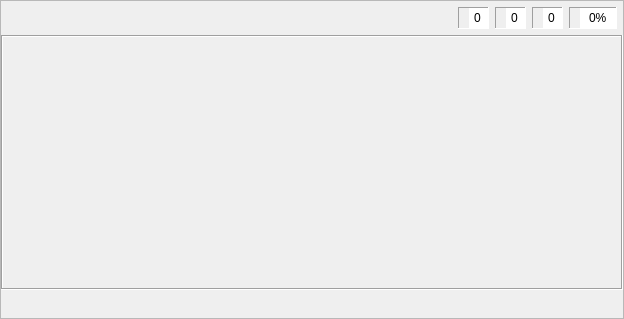
<?xml version="1.0" encoding="UTF-8"?>
<ui version="4.0">
 <class>ekzerco1</class>
 <widget class="QFrame" name="ekzerco1">
  <property name="geometry">
   <rect>
    <x>0</x>
    <y>0</y>
    <width>624</width>
    <height>319</height>
   </rect>
  </property>
  <property name="windowTitle">
   <string>Frame</string>
  </property>
  <property name="frameShape">
   <enum>QFrame::StyledPanel</enum>
  </property>
  <property name="frameShadow">
   <enum>QFrame::Raised</enum>
  </property>
  <property name="tipo" stdset="0">
   <string>markebla</string>
  </property>
  <layout class="QVBoxLayout" name="verticalLayout">
   <property name="leftMargin">
    <number>0</number>
   </property>
   <property name="topMargin">
    <number>0</number>
   </property>
   <property name="rightMargin">
    <number>0</number>
   </property>
   <property name="bottomMargin">
    <number>0</number>
   </property>
   <item>
    <layout class="QHBoxLayout" name="horizontalLayout_8">
     <property name="topMargin">
      <number>6</number>
     </property>
     <property name="rightMargin">
      <number>6</number>
     </property>
     <item>
      <widget class="QFrame" name="frame_10">
       <property name="minimumSize">
        <size>
         <width>0</width>
         <height>0</height>
        </size>
       </property>
       <property name="maximumSize">
        <size>
         <width>16777215</width>
         <height>16777215</height>
        </size>
       </property>
       <property name="autoFillBackground">
        <bool>false</bool>
       </property>
       <property name="frameShape">
        <enum>QFrame::NoFrame</enum>
       </property>
       <property name="frameShadow">
        <enum>QFrame::Sunken</enum>
       </property>
       <layout class="QHBoxLayout" name="horizontalLayout">
        <property name="spacing">
         <number>1</number>
        </property>
        <property name="leftMargin">
         <number>0</number>
        </property>
        <property name="topMargin">
         <number>0</number>
        </property>
        <property name="rightMargin">
         <number>0</number>
        </property>
        <property name="bottomMargin">
         <number>0</number>
        </property>
        <item>
         <widget class="QPushButton" name="BitBtn1">
          <property name="text">
           <string notr="true"/>
          </property>
          <property name="icon">
           <iconset>
            <normalon>:/ikonoj/ekzercoj/komenci.png</normalon>
            <activeon>:/ikonoj/ekzercoj/komenci-over.png</activeon>
           </iconset>
          </property>
          <property name="iconSize">
           <size>
            <width>35</width>
            <height>33</height>
           </size>
          </property>
          <property name="flat">
           <bool>true</bool>
          </property>
          <property name="tipo" stdset="0">
           <string>komenci</string>
          </property>
         </widget>
        </item>
        <item>
         <widget class="QPushButton" name="BitBtn2">
          <property name="enabled">
           <bool>false</bool>
          </property>
          <property name="text">
           <string notr="true"/>
          </property>
          <property name="icon">
           <iconset>
            <normalon>:/ikonoj/ekzercoj/halti.png</normalon>
            <activeon>:/ikonoj/ekzercoj/halti-over.png</activeon>
           </iconset>
          </property>
          <property name="iconSize">
           <size>
            <width>35</width>
            <height>33</height>
           </size>
          </property>
          <property name="flat">
           <bool>true</bool>
          </property>
          <property name="tipo" stdset="0">
           <string>halti</string>
          </property>
         </widget>
        </item>
       </layout>
      </widget>
     </item>
     <item>
      <spacer name="horizontalSpacer_10">
       <property name="orientation">
        <enum>Qt::Horizontal</enum>
       </property>
       <property name="sizeHint" stdset="0">
        <size>
         <width>13</width>
         <height>20</height>
        </size>
       </property>
      </spacer>
     </item>
     <item>
      <widget class="QFrame" name="frame_11">
       <property name="maximumSize">
        <size>
         <width>16777215</width>
         <height>31</height>
        </size>
       </property>
       <property name="autoFillBackground">
        <bool>false</bool>
       </property>
       <property name="frameShape">
        <enum>QFrame::Panel</enum>
       </property>
       <property name="frameShadow">
        <enum>QFrame::Sunken</enum>
       </property>
       <property name="tipo" stdset="0">
        <string>shilda</string>
       </property>
       <layout class="QHBoxLayout" name="horizontalLayout_3">
        <property name="spacing">
         <number>1</number>
        </property>
        <property name="leftMargin">
         <number>2</number>
        </property>
        <property name="topMargin">
         <number>0</number>
        </property>
        <property name="rightMargin">
         <number>0</number>
        </property>
        <property name="bottomMargin">
         <number>0</number>
        </property>
        <item>
         <widget class="QLabel" name="label_5">
          <property name="maximumSize">
           <size>
            <width>24</width>
            <height>24</height>
           </size>
          </property>
          <property name="text">
           <string notr="true"/>
          </property>
          <property name="pixmap">
           <pixmap resource="../resources/ikonoj.qrc">:/ikonoj/kubeto.png</pixmap>
          </property>
          <property name="scaledContents">
           <bool>true</bool>
          </property>
          <property name="alignment">
           <set>Qt::AlignCenter</set>
          </property>
         </widget>
        </item>
        <item>
         <widget class="QSpinBox" name="Placar1">
          <property name="sizePolicy">
           <sizepolicy hsizetype="Preferred" vsizetype="Preferred">
            <horstretch>0</horstretch>
            <verstretch>0</verstretch>
           </sizepolicy>
          </property>
          <property name="frame">
           <bool>false</bool>
          </property>
          <property name="alignment">
           <set>Qt::AlignCenter</set>
          </property>
          <property name="readOnly">
           <bool>true</bool>
          </property>
          <property name="buttonSymbols">
           <enum>QAbstractSpinBox::NoButtons</enum>
          </property>
          <property name="tipo" stdset="0">
           <string>shilda</string>
          </property>
         </widget>
        </item>
       </layout>
      </widget>
     </item>
     <item>
      <widget class="QFrame" name="frame_12">
       <property name="maximumSize">
        <size>
         <width>16777215</width>
         <height>31</height>
        </size>
       </property>
       <property name="autoFillBackground">
        <bool>false</bool>
       </property>
       <property name="frameShape">
        <enum>QFrame::Panel</enum>
       </property>
       <property name="frameShadow">
        <enum>QFrame::Sunken</enum>
       </property>
       <property name="tipo" stdset="0">
        <string>shilda</string>
       </property>
       <layout class="QHBoxLayout" name="horizontalLayout_4">
        <property name="spacing">
         <number>1</number>
        </property>
        <property name="leftMargin">
         <number>2</number>
        </property>
        <property name="topMargin">
         <number>0</number>
        </property>
        <property name="rightMargin">
         <number>0</number>
        </property>
        <property name="bottomMargin">
         <number>0</number>
        </property>
        <item>
         <widget class="QLabel" name="label_8">
          <property name="maximumSize">
           <size>
            <width>24</width>
            <height>24</height>
           </size>
          </property>
          <property name="text">
           <string notr="true"/>
          </property>
          <property name="pixmap">
           <pixmap resource="../resources/ikonoj.qrc">:/ikonoj/ekzercoj/bone.png</pixmap>
          </property>
          <property name="scaledContents">
           <bool>true</bool>
          </property>
          <property name="alignment">
           <set>Qt::AlignCenter</set>
          </property>
         </widget>
        </item>
        <item>
         <widget class="QSpinBox" name="Placar2">
          <property name="sizePolicy">
           <sizepolicy hsizetype="Preferred" vsizetype="Preferred">
            <horstretch>0</horstretch>
            <verstretch>0</verstretch>
           </sizepolicy>
          </property>
          <property name="frame">
           <bool>false</bool>
          </property>
          <property name="alignment">
           <set>Qt::AlignCenter</set>
          </property>
          <property name="readOnly">
           <bool>true</bool>
          </property>
          <property name="buttonSymbols">
           <enum>QAbstractSpinBox::NoButtons</enum>
          </property>
          <property name="tipo" stdset="0">
           <string>shilda</string>
          </property>
         </widget>
        </item>
       </layout>
      </widget>
     </item>
     <item>
      <widget class="QFrame" name="frame_36">
       <property name="maximumSize">
        <size>
         <width>16777215</width>
         <height>31</height>
        </size>
       </property>
       <property name="autoFillBackground">
        <bool>false</bool>
       </property>
       <property name="frameShape">
        <enum>QFrame::Panel</enum>
       </property>
       <property name="frameShadow">
        <enum>QFrame::Sunken</enum>
       </property>
       <property name="tipo" stdset="0">
        <string>shilda</string>
       </property>
       <layout class="QHBoxLayout" name="horizontalLayout_5">
        <property name="spacing">
         <number>1</number>
        </property>
        <property name="leftMargin">
         <number>2</number>
        </property>
        <property name="topMargin">
         <number>0</number>
        </property>
        <property name="rightMargin">
         <number>0</number>
        </property>
        <property name="bottomMargin">
         <number>0</number>
        </property>
        <item>
         <widget class="QLabel" name="label_9">
          <property name="minimumSize">
           <size>
            <width>0</width>
            <height>0</height>
           </size>
          </property>
          <property name="maximumSize">
           <size>
            <width>24</width>
            <height>24</height>
           </size>
          </property>
          <property name="text">
           <string notr="true"/>
          </property>
          <property name="pixmap">
           <pixmap resource="../resources/ikonoj.qrc">:/ikonoj/ekzercoj/malbone.png</pixmap>
          </property>
          <property name="scaledContents">
           <bool>true</bool>
          </property>
          <property name="alignment">
           <set>Qt::AlignCenter</set>
          </property>
         </widget>
        </item>
        <item>
         <widget class="QSpinBox" name="Placar3">
          <property name="sizePolicy">
           <sizepolicy hsizetype="Preferred" vsizetype="Preferred">
            <horstretch>0</horstretch>
            <verstretch>0</verstretch>
           </sizepolicy>
          </property>
          <property name="minimumSize">
           <size>
            <width>0</width>
            <height>0</height>
           </size>
          </property>
          <property name="frame">
           <bool>false</bool>
          </property>
          <property name="alignment">
           <set>Qt::AlignCenter</set>
          </property>
          <property name="readOnly">
           <bool>true</bool>
          </property>
          <property name="buttonSymbols">
           <enum>QAbstractSpinBox::NoButtons</enum>
          </property>
          <property name="value">
           <number>0</number>
          </property>
          <property name="tipo" stdset="0">
           <string>shilda</string>
          </property>
         </widget>
        </item>
       </layout>
      </widget>
     </item>
     <item>
      <widget class="QFrame" name="frame_37">
       <property name="maximumSize">
        <size>
         <width>16777215</width>
         <height>31</height>
        </size>
       </property>
       <property name="autoFillBackground">
        <bool>false</bool>
       </property>
       <property name="frameShape">
        <enum>QFrame::Panel</enum>
       </property>
       <property name="frameShadow">
        <enum>QFrame::Sunken</enum>
       </property>
       <property name="tipo" stdset="0">
        <string>shilda</string>
       </property>
       <layout class="QHBoxLayout" name="horizontalLayout_6">
        <property name="spacing">
         <number>1</number>
        </property>
        <property name="leftMargin">
         <number>2</number>
        </property>
        <property name="topMargin">
         <number>0</number>
        </property>
        <property name="rightMargin">
         <number>0</number>
        </property>
        <property name="bottomMargin">
         <number>0</number>
        </property>
        <item>
         <widget class="QLabel" name="label_10">
          <property name="maximumSize">
           <size>
            <width>24</width>
            <height>24</height>
           </size>
          </property>
          <property name="text">
           <string notr="true"/>
          </property>
          <property name="pixmap">
           <pixmap resource="../resources/ikonoj.qrc">:/ikonoj/kalkulilo.png</pixmap>
          </property>
          <property name="scaledContents">
           <bool>true</bool>
          </property>
          <property name="alignment">
           <set>Qt::AlignCenter</set>
          </property>
         </widget>
        </item>
        <item>
         <widget class="QSpinBox" name="Placar4">
          <property name="sizePolicy">
           <sizepolicy hsizetype="Preferred" vsizetype="Preferred">
            <horstretch>0</horstretch>
            <verstretch>0</verstretch>
           </sizepolicy>
          </property>
          <property name="frame">
           <bool>false</bool>
          </property>
          <property name="alignment">
           <set>Qt::AlignCenter</set>
          </property>
          <property name="readOnly">
           <bool>true</bool>
          </property>
          <property name="buttonSymbols">
           <enum>QAbstractSpinBox::NoButtons</enum>
          </property>
          <property name="suffix">
           <string>%</string>
          </property>
          <property name="maximum">
           <number>100</number>
          </property>
          <property name="value">
           <number>0</number>
          </property>
          <property name="tipo" stdset="0">
           <string>shilda</string>
          </property>
         </widget>
        </item>
       </layout>
      </widget>
     </item>
    </layout>
   </item>
   <item>
    <widget class="QFrame" name="butonujo">
     <property name="frameShape">
      <enum>QFrame::Box</enum>
     </property>
     <property name="frameShadow">
      <enum>QFrame::Sunken</enum>
     </property>
     <property name="tipo" stdset="0">
      <string>senborda</string>
     </property>
     <layout class="QHBoxLayout" name="horizontalLayout_7">
      <item>
       <spacer name="horizontalSpacer_5">
        <property name="orientation">
         <enum>Qt::Horizontal</enum>
        </property>
        <property name="sizeHint" stdset="0">
         <size>
          <width>0</width>
          <height>0</height>
         </size>
        </property>
       </spacer>
      </item>
      <item>
       <layout class="QGridLayout" name="gridLayout">
        <property name="spacing">
         <number>5</number>
        </property>
        <item row="0" column="0">
         <widget class="QPushButton" name="butono0">
          <property name="enabled">
           <bool>false</bool>
          </property>
          <property name="sizePolicy">
           <sizepolicy hsizetype="Expanding" vsizetype="Expanding">
            <horstretch>0</horstretch>
            <verstretch>0</verstretch>
           </sizepolicy>
          </property>
          <property name="minimumSize">
           <size>
            <width>0</width>
            <height>0</height>
           </size>
          </property>
          <property name="maximumSize">
           <size>
            <width>16777215</width>
            <height>16777215</height>
           </size>
          </property>
          <property name="text">
           <string notr="true"/>
          </property>
          <property name="flat">
           <bool>true</bool>
          </property>
          <property name="tipo" stdset="0">
           <string notr="true">speciala</string>
          </property>
         </widget>
        </item>
        <item row="0" column="1">
         <widget class="QPushButton" name="butono3">
          <property name="enabled">
           <bool>false</bool>
          </property>
          <property name="sizePolicy">
           <sizepolicy hsizetype="Expanding" vsizetype="Expanding">
            <horstretch>0</horstretch>
            <verstretch>0</verstretch>
           </sizepolicy>
          </property>
          <property name="minimumSize">
           <size>
            <width>0</width>
            <height>0</height>
           </size>
          </property>
          <property name="maximumSize">
           <size>
            <width>16777215</width>
            <height>16777215</height>
           </size>
          </property>
          <property name="text">
           <string notr="true"/>
          </property>
          <property name="flat">
           <bool>true</bool>
          </property>
          <property name="tipo" stdset="0">
           <string notr="true">speciala</string>
          </property>
         </widget>
        </item>
        <item row="1" column="0">
         <widget class="QPushButton" name="butono1">
          <property name="enabled">
           <bool>false</bool>
          </property>
          <property name="sizePolicy">
           <sizepolicy hsizetype="Expanding" vsizetype="Expanding">
            <horstretch>0</horstretch>
            <verstretch>0</verstretch>
           </sizepolicy>
          </property>
          <property name="minimumSize">
           <size>
            <width>0</width>
            <height>0</height>
           </size>
          </property>
          <property name="maximumSize">
           <size>
            <width>16777215</width>
            <height>16777215</height>
           </size>
          </property>
          <property name="text">
           <string notr="true"/>
          </property>
          <property name="flat">
           <bool>true</bool>
          </property>
          <property name="tipo" stdset="0">
           <string notr="true">speciala</string>
          </property>
         </widget>
        </item>
        <item row="1" column="1">
         <widget class="QPushButton" name="butono4">
          <property name="enabled">
           <bool>false</bool>
          </property>
          <property name="sizePolicy">
           <sizepolicy hsizetype="Expanding" vsizetype="Expanding">
            <horstretch>0</horstretch>
            <verstretch>0</verstretch>
           </sizepolicy>
          </property>
          <property name="minimumSize">
           <size>
            <width>0</width>
            <height>0</height>
           </size>
          </property>
          <property name="maximumSize">
           <size>
            <width>16777215</width>
            <height>16777215</height>
           </size>
          </property>
          <property name="text">
           <string notr="true"/>
          </property>
          <property name="flat">
           <bool>true</bool>
          </property>
          <property name="tipo" stdset="0">
           <string notr="true">speciala</string>
          </property>
         </widget>
        </item>
        <item row="2" column="0">
         <widget class="QPushButton" name="butono2">
          <property name="enabled">
           <bool>false</bool>
          </property>
          <property name="sizePolicy">
           <sizepolicy hsizetype="Expanding" vsizetype="Expanding">
            <horstretch>0</horstretch>
            <verstretch>0</verstretch>
           </sizepolicy>
          </property>
          <property name="minimumSize">
           <size>
            <width>0</width>
            <height>0</height>
           </size>
          </property>
          <property name="maximumSize">
           <size>
            <width>16777215</width>
            <height>16777215</height>
           </size>
          </property>
          <property name="text">
           <string notr="true"/>
          </property>
          <property name="flat">
           <bool>true</bool>
          </property>
          <property name="tipo" stdset="0">
           <string notr="true">speciala</string>
          </property>
         </widget>
        </item>
        <item row="2" column="1">
         <widget class="QPushButton" name="butono5">
          <property name="enabled">
           <bool>false</bool>
          </property>
          <property name="sizePolicy">
           <sizepolicy hsizetype="Expanding" vsizetype="Expanding">
            <horstretch>0</horstretch>
            <verstretch>0</verstretch>
           </sizepolicy>
          </property>
          <property name="minimumSize">
           <size>
            <width>0</width>
            <height>0</height>
           </size>
          </property>
          <property name="maximumSize">
           <size>
            <width>16777215</width>
            <height>16777215</height>
           </size>
          </property>
          <property name="text">
           <string notr="true"/>
          </property>
          <property name="flat">
           <bool>true</bool>
          </property>
          <property name="tipo" stdset="0">
           <string notr="true">speciala</string>
          </property>
         </widget>
        </item>
       </layout>
      </item>
      <item>
       <spacer name="horizontalSpacer_7">
        <property name="orientation">
         <enum>Qt::Horizontal</enum>
        </property>
        <property name="sizeHint" stdset="0">
         <size>
          <width>0</width>
          <height>0</height>
         </size>
        </property>
       </spacer>
      </item>
     </layout>
    </widget>
   </item>
   <item alignment="Qt::AlignHCenter">
    <widget class="QPushButton" name="BitBtn3">
     <property name="enabled">
      <bool>false</bool>
     </property>
     <property name="sizePolicy">
      <sizepolicy hsizetype="Maximum" vsizetype="Fixed">
       <horstretch>0</horstretch>
       <verstretch>0</verstretch>
      </sizepolicy>
     </property>
     <property name="text">
      <string notr="true"/>
     </property>
     <property name="icon">
      <iconset>
       <normalon>:/ikonoj/ekzercoj/auskultu-denove.png</normalon>
       <activeon>:/ikonoj/ekzercoj/auskultu-denove-over.png</activeon>
      </iconset>
     </property>
     <property name="iconSize">
      <size>
       <width>81</width>
       <height>33</height>
      </size>
     </property>
     <property name="flat">
      <bool>true</bool>
     </property>
     <property name="tipo" stdset="0">
      <string>auskulti</string>
     </property>
    </widget>
   </item>
  </layout>
 </widget>
 <resources>
  <include location="ikonoj.qrc"/>
 </resources>
 <connections/>
</ui>
